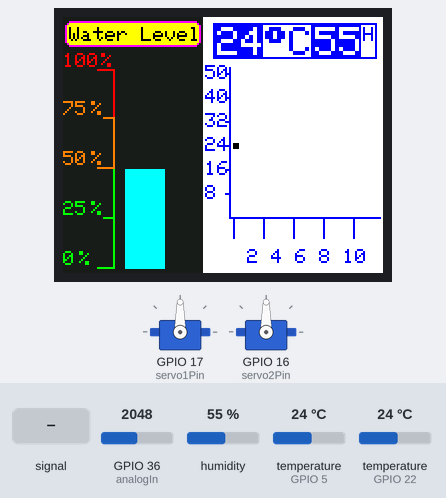
A sketch run on a simulated ESP32. Parts: 160×128 colour display, 2 × servo. The test bench sets the inputs (shaded band); at power-on: GPIO 36 (analogIn) = 2048, humidity 55 %, temperature (sensors on GPIO 22, GPIO 5) 24 °C.

Above: at 6.9 s.
7.0 s: GPIO 36 (analogIn) fed a 200 Hz sine of ±327 counts around its level
At 9.45 s:
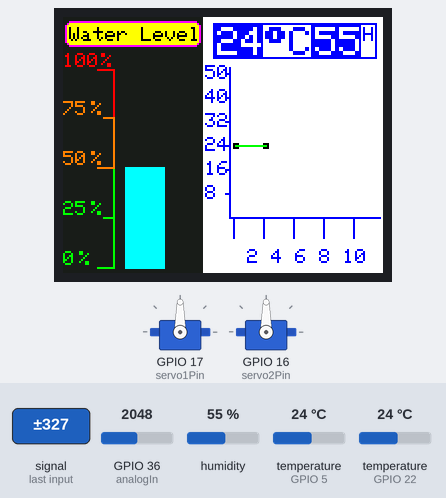
11.1 s: GPIO 36 (analogIn) set to 2440
At 12.6 s:
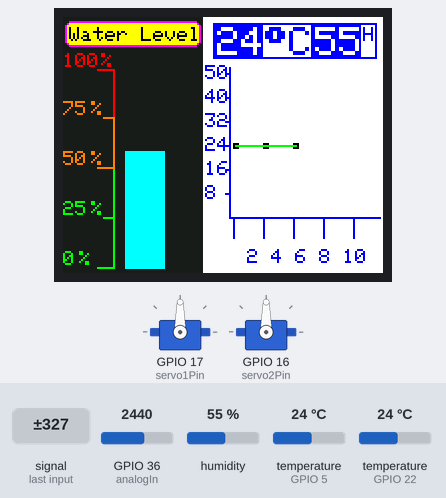
13.6 s: humidity set to 22 %
At 15.8 s:
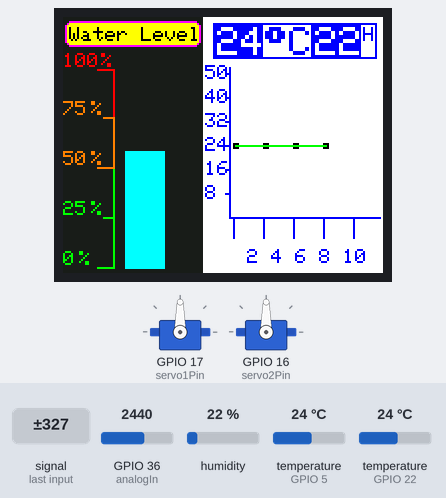
16.3 s: temperature (sensor on GPIO 22) set to 12 °C
At 18.8 s:
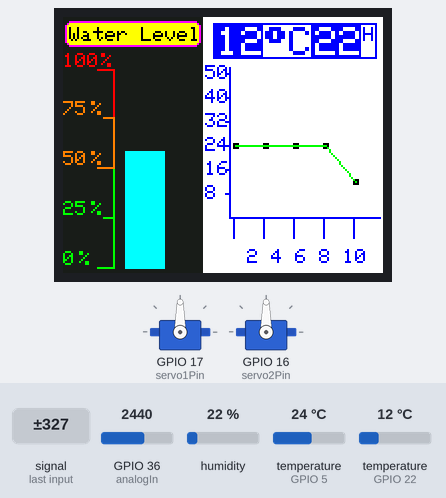
19.1 s: GPIO 36 (analogIn) fed a 1000 Hz sine of ±1023 counts around its level
At 19.15 s:
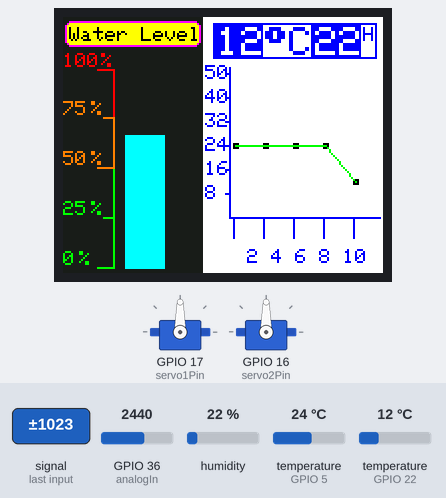
20.6 s: GPIO 36 (analogIn) set to 2360
At 21.1 s:
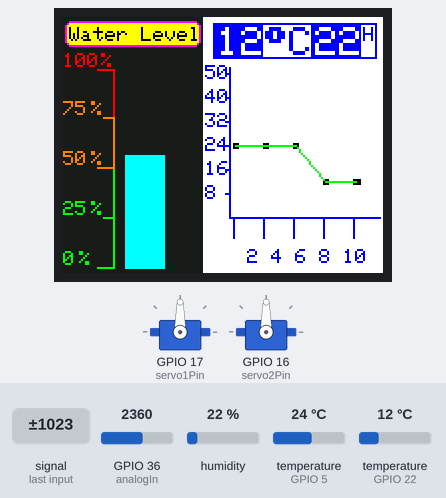

The sketch:

TFT_Graphs.ino
```cpp
#include <Adafruit_GFX.h>
#include <Adafruit_ST7735.h>
#include <SPI.h>
#include <OneWire.h>
#include <DallasTemperature.h>
#include "DHT.h"
#include <ESP32Servo.h>

#define TFT_RST 4
#define TFT_DC  2
#define TFT_CS  15

#define BACKCOLOR 0x18E3
#define SCALECOLOR 0xFFFF

const uint8_t oneWireBus = 5;
const uint8_t servo1Pin = 17;
const uint8_t servo2Pin = 16;

Servo servo1;
Servo servo2;

Adafruit_ST7735 tft = Adafruit_ST7735(TFT_CS,  TFT_DC, TFT_RST);


OneWire oneWire(oneWireBus);

DallasTemperature sensors(&oneWire);

float tempC;


int minUs = 500;
int maxUs = 2400;
int pos1;
int pos2;

const int analogIn = A0;
int RawValue = 0;
int LastPercent = 0;

// Global variables
  int valueBlock[500];
  int timeBlock[500];
  int locationBlock[500];
  int valuePos;
  int blockPos;
  int temp, humid;
  bool error;

  DHT dht(22, DHT11);

// Editable Variables

  uint16_t graphColor = ST77XX_BLUE;
  uint16_t pointColor = ST77XX_BLACK;
  uint16_t lineColor = ST77XX_GREEN;


  int graphRange = 50;
  int markSize = 3;

// Calculate Values
  const int numberOfMarks = 5;
  const int originX = 83;
  const int originY = 100;
  const int sizeX = 75;
  const int sizeY = 75;
  const int deviation = 15;

  int boxSize = (sizeX / numberOfMarks);
  int mark[] = {(boxSize + deviation), ((boxSize * 2) + deviation), ((boxSize * 3) + deviation), ((boxSize * 4) + deviation), ((boxSize * 5) + deviation), ((boxSize * 6) + deviation), ((boxSize * 7) + deviation), ((boxSize * 8) + deviation)};

  const int minorSizeY = (originY + 10);
  const int minorSizeX = (originX - 10);

  int numberSize = (sizeY / 6);
  int number[] = {numberSize, (numberSize * 2), (numberSize * 3), (numberSize * 4), (numberSize * 5), (numberSize * 6)};

  int numberValue = (graphRange / 6);
  int val[] = {graphRange, (numberValue * 5), (numberValue * 4), (numberValue * 3), (numberValue * 2), numberValue};

void drawHome()
{
  tft.fillScreen(BACKCOLOR);
  delay(500);

  tft.setCursor(60, 10); // set the cursor
  tft.setTextColor(ST77XX_WHITE); // set the colour of the text
  tft.setTextSize(2); // set the size of the text
  tft.print("Lab");

  tft.setCursor(47, 26); // set the cursor
  tft.print("6 - 9");

  tft.setTextColor(ST77XX_MAGENTA);
  tft.setCursor(2, 50);
  tft.print("Members: ");

  tft.setTextColor(ST77XX_CYAN);
  tft.setCursor(0, 66);
  tft.setTextSize(1);
  tft.print("  Castro\n  Manocdoc\n  Narag\n  Salih\n  Sison");
  delay(4000);

  tft.fillScreen(ST77XX_WHITE);
  delay(500);
}

void drawGraph()
{
  // draw title
  tft.fillRect(75, 3, 82, 18, ST77XX_BLUE); // set the cursor
  tft.fillRect(92, 4, 32, 16, ST77XX_WHITE);
  tft.fillRect(149, 4, 7, 16, ST77XX_WHITE);
  tft.setCursor(150, 5);
  tft.setTextColor(ST77XX_BLUE); // set the colour of the text
  tft.setTextSize(1); // set the size of the text
  tft.print("H");
  tft.setCursor(101, 5);
  tft.setTextColor(ST77XX_BLUE); // set the colour of the text
  tft.setTextSize(2); // set the size of the text
  tft.print((char)247);
  tft.print("C");
  // draw outline
  tft.drawLine(originX, originY, (originX + sizeX), originY, graphColor);
  tft.drawLine(originX, originY, originX, (originY - sizeY), graphColor);

  // draw lables
  for(int i = 0; i < numberOfMarks; i++)
  {
    tft.drawLine(mark[i]+55, originY, mark[i]+55, minorSizeY, graphColor);
  }

  // draw numbers
  for(int i = 0; i < 6; i++)
  {
    tft.drawLine(originX-1, (originY - number[i]), minorSizeX+8, (originY - number[i]), graphColor);
  }
  int timeRange = 10;
  int adjustpixel = 0;
  for(int i = 0; i <= 4; i++)
    {
      tft.setCursor((mark[(4 - i)] - 5)+55 +adjustpixel, (originY + 16));
      tft.setTextColor(graphColor, ST77XX_WHITE);
      tft.setTextSize(1);
      tft.println(timeRange);
      timeRange-=2;
      adjustpixel+=3;
    }

  // draw number values
  for(int i = 0; i < 6; i++)
  {
    tft.setCursor((minorSizeX - 30)+28, (number[i] + numberSize));
    tft.setTextColor(graphColor);
    tft.setTextSize(1);
    tft.println(val[i]);
  }
}

void graph()
{
  sensors.requestTemperatures();
  tempC = sensors.getTempCByIndex(0);
  temp = dht.readTemperature();
  humid = dht.readHumidity();

  tft.fillRect(75, 3, 25, 18, ST77XX_BLUE);
  tft.fillRect(124, 3, 25, 18, ST77XX_BLUE);
  if (temp > 50 || temp < 0){
  tft.fillRect((originX + 2), (originY - sizeY), sizeX, sizeY, ST77XX_WHITE);
  tft.setTextWrap(false);
  tft.setCursor((originX+20), (originY -50));
  tft.setTextColor(ST77XX_BLACK);
  tft.setTextSize(2);
  tft.print("Too");
  tft.setCursor((originX+16), (originY -34));
  tft.print("High");
  error = true;
  }else{

  tft.setCursor(77, 5);
  tft.setTextColor(ST77XX_WHITE); // set the colour of the text
  tft.setTextSize(2); // set the size of the text
  tft.println(temp);
  if (humid < 99){
  tft.setCursor(126, 5);
  tft.setTextColor(ST77XX_WHITE); // set the colour of the text
  tft.setTextSize(2); // set the size of the text
  tft.println(humid);
  }

  timeBlock[valuePos] = ((millis() - 4500) / 1000);

  valueBlock[valuePos] = temp;
  if (error){
    tft.fillRect((originX + 2), (originY - sizeY), sizeX, sizeY, ST77XX_WHITE);
    tft.setTextWrap(true);
    error = false;
  }


  if(blockPos < 5)
  {
    // print the time
    //tft.setCursor((mark[valuePos] - 5)+56, (originY + 16));
    //tft.setTextColor(graphColor, ST77XX_WHITE);
    //tft.setTextSize(1);
    //tft.println(timeBlock[valuePos]);

    // map the value
    locationBlock[valuePos] = map(temp, 0, graphRange, originY, (originY - sizeY));

    // draw point
    tft.fillRect((mark[valuePos] - 1)+56, (locationBlock[valuePos] - 1), markSize, markSize, pointColor);

    // try connecting to previous point
    if(valuePos != 0)
    {
      tft.drawLine(mark[valuePos]+56, locationBlock[valuePos], mark[(valuePos - 1)]+56, locationBlock[(valuePos - 1)], lineColor);
    }

    blockPos++;
  }
  else
  {
    // clear the graph's canvas
    tft.fillRect((originX + 1), (originY - sizeY), sizeX, sizeY, ST77XX_WHITE);

    // map the value - current point
    locationBlock[valuePos] = map(temp, 0, graphRange, originY, (originY - sizeY));

    // draw point - current point
    tft.fillRect((mark[4])+56, (locationBlock[valuePos] - 1), markSize, markSize, pointColor);

    // draw all points
    for(int i = 0; i < 5; i++)
    {
      tft.fillRect((mark[(blockPos - (i + 1))] - 1)+56, (locationBlock[(valuePos - i)] - 1), markSize, markSize, pointColor);
    }

    // draw all the lines
    for(int i = 0; i < 4; i++)
    {
      tft.drawLine(mark[blockPos - (i + 1)]+56, locationBlock[valuePos - i], mark[blockPos - (i + 2)]+56, locationBlock[valuePos - (i + 1)], lineColor);
    }

    // change time lables
    //for(int i = 0; i <= 4; i++)
    //{
    //  tft.setCursor((mark[(4 - i)] - 5)+54, (originY + 16));
    //  tft.setTextColor(graphColor, ST77XX_WHITE);
    //  tft.setTextSize(1);
    //  tft.println(timeBlock[valuePos - i]);
    //}
  }

  valuePos++;}
}


void lab7(void *param){
  while(1){
    graph();
    vTaskDelay(2000 / portTICK_PERIOD_MS);
    //Serial.printf("\nLab7 - Free Stack Space: %d", uxTaskGetStackHighWaterMark(NULL));
  }
}

void lab6(void *param){
  drawScale(-30);
  while (1){
    int newPercent;
  RawValue = analogRead(analogIn);
  newPercent = int((RawValue/4095.0)* 100.0);
    //
  if (newPercent != LastPercent){
    drawBar(-30, newPercent);
    vTaskDelay(100 / portTICK_PERIOD_MS);
}
    //Serial.printf("\nlab6 - Free Stack Space: %d", uxTaskGetStackHighWaterMark(NULL));
  }
}


void setup(void) {

  tft.initR(INITR_BLACKTAB);

  sensors.begin();

  servo1.setPeriodHertz(50);
  servo2.setPeriodHertz(50);
  servo1.attach(servo1Pin, minUs, maxUs);
  servo2.attach(servo2Pin, minUs, maxUs);

  delay(500);

  tft.setRotation(1);

  drawHome();
  drawGraph();

  xTaskCreatePinnedToCore(
    lab7,
    "Lab 7",
    10000,
    NULL,
    1,
    NULL,
    1
  );

  xTaskCreatePinnedToCore(
    lab6,
    "Lab 6",
    10000,
    NULL,
    1,
    NULL,
    1
  );

}

void loop() {
    //int newPercent;
    //RawValue = analogRead(analogIn);
    //newPercent = int((RawValue/4095.0)* 100.0);
    //
    //if (newPercent != LastPercent){
    //  drawBar(-30, newPercent);
    //  delay(50);
    //}
    //graph();
    //delay(2000);
}

void drawScale(int adjustX){
  tft.fillRect(0, 0, 70, 128, BACKCOLOR);
  tft.fillRoundRect(1,2,68,13,3, ST77XX_YELLOW);
  tft.drawRoundRect(1, 2, 68, 13, 3, ST77XX_MAGENTA);
  TFTPrint(3,5,1,ST77XX_BLACK,"Water Level");
  tft.drawFastVLine((55 + adjustX), 26,24, ST77XX_RED); // Vertical Scale Line
  tft.drawFastVLine((55 + adjustX), 50,26, ST77XX_ORANGE);
  tft.drawFastVLine((55 + adjustX), 76,50, ST77XX_GREEN);

  tft.drawFastHLine((47 + adjustX), 26, 8, ST77XX_RED); // Major Division
  TFTPrint(0,18,1,ST77XX_RED,"100");
  TFTPrint(19,18,1,ST77XX_RED,"%");
  tft.drawFastHLine((50 + adjustX), 50, 5, ST77XX_ORANGE); // Minor Division
  TFTPrint(0,42,1,ST77XX_ORANGE,"75");
  TFTPrint(14,42,1,ST77XX_ORANGE,"%");
  tft.drawFastHLine((47 + adjustX), 75, 8, ST77XX_ORANGE); // Major Division
  TFTPrint(0,67,1,ST77XX_ORANGE,"50");
  TFTPrint(14,67,1,ST77XX_ORANGE,"%");
  tft.drawFastHLine((50 + adjustX), 100, 5, ST77XX_GREEN); // Minor Division
  TFTPrint(0,92,1,ST77XX_GREEN,"25");
  TFTPrint(14,92,1,ST77XX_GREEN,"%");
  tft.drawFastHLine((47 + adjustX), 125, 8, ST77XX_GREEN);  // Major Division
  TFTPrint(0,117,1,ST77XX_GREEN,"0");
  TFTPrint(8,117,1,ST77XX_GREEN,"%");
}


void drawBar (int adjustX,int nPer){

  if(nPer < LastPercent){
    tft.fillRect((61 + adjustX), 26 + (100-LastPercent), 20, LastPercent - nPer,  BACKCOLOR);
  }
  else{
    tft.fillRect((61 + adjustX), 26 + (100-nPer), 20, nPer - LastPercent,  ST77XX_CYAN);
  }
  LastPercent = nPer;

}

void TFTPrint(uint16_t x, uint16_t y, uint8_t size,uint16_t color , String print){
  tft.setCursor(x, y);
  tft.setTextSize(size);
  tft.setTextColor(color);
  tft.print(print);
}
  
```

Measured:
- after the input at 7.0 s, the display: first changes at once (image 1 shows a later state)
- after the input at 13.6 s, the display: first changes after 1.3 s (image 3 shows a later state)
- after the input at 16.3 s, the display: first changes after 1.4 s (image 4 shows a later state)
- after the input at 19.1 s, the display: changes at once (image 5)
